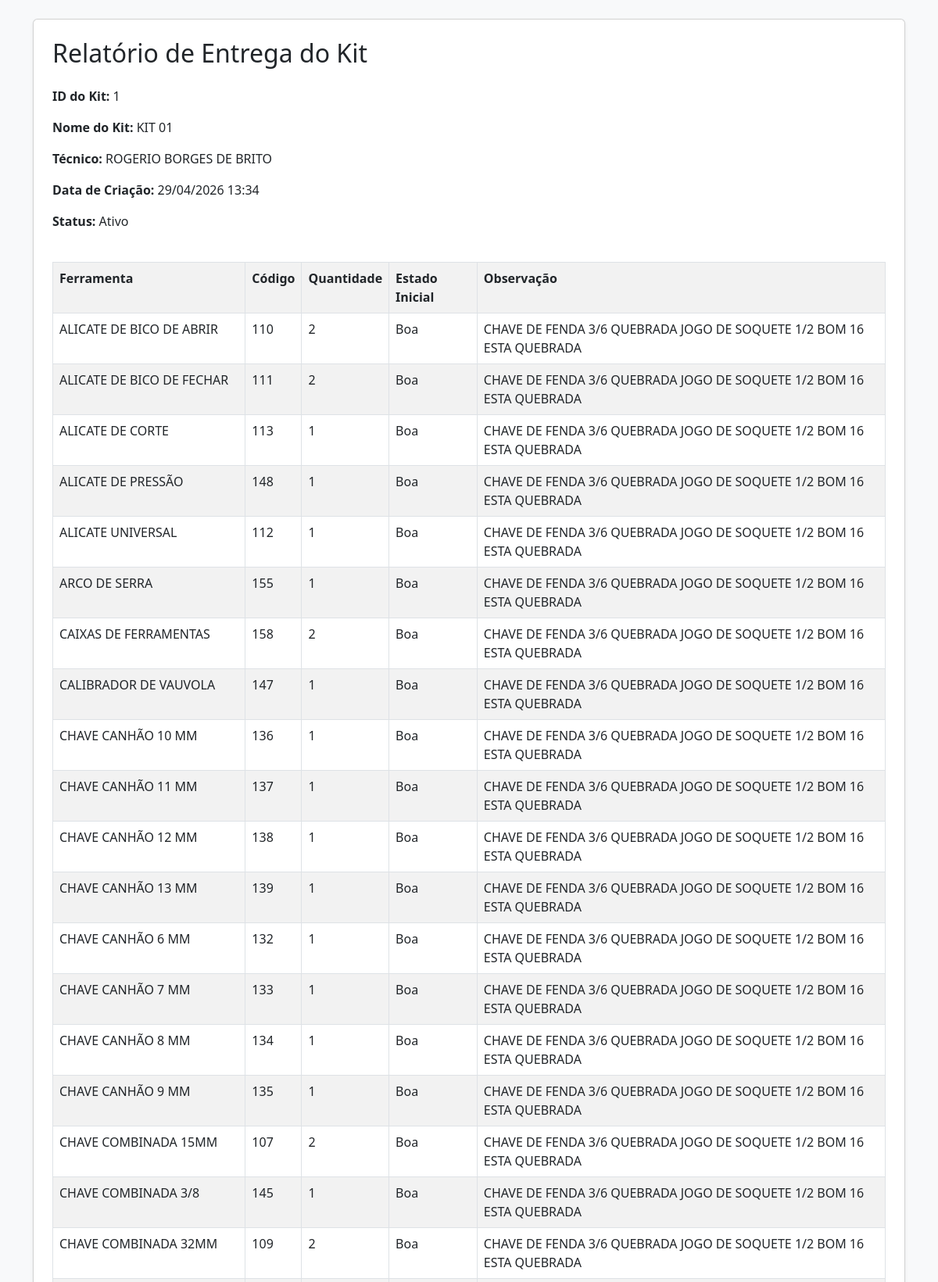
The page /relatorio_entrega_kit/1 (signed in, upper part) on the database its author committed.
### tables this page shows
CREATE TABLE kits (
    id INTEGER PRIMARY KEY AUTOINCREMENT,
    tecnico_id INTEGER,
    nome_kit TEXT,
    data_criacao TEXT,
    status TEXT,
    data_entrega TEXT,
    assinatura_tecnico TEXT,
    assinatura_responsavel TEXT
);

CREATE TABLE tecnicos (
    id INTEGER PRIMARY KEY AUTOINCREMENT,
    nome TEXT
);

CREATE TABLE kit_itens (
    id INTEGER PRIMARY KEY AUTOINCREMENT,
    kit_id INTEGER,
    ferramenta_id INTEGER,
    quantidade INTEGER,
    estado_inicial TEXT,
    observacao TEXT
);

CREATE TABLE ferramentas (
    id INTEGER PRIMARY KEY AUTOINCREMENT,
    nome TEXT,
    codigo TEXT UNIQUE,
    status TEXT,
    tecnico TEXT,
    data_retirada TEXT,
    data_devolucao TEXT,
    foto TEXT,
    assinatura TEXT
);

### app.py (the view, shortened to what this page needs)
@app.route("/relatorio_entrega_kit/<int:kit_id>", methods=["GET", "POST"])
def relatorio_entrega_kit(kit_id):
    if not admin_logado():
        return redirect("/login")
    conn = conectar()
    cursor = conn.cursor()
    cursor.execute("""
    SELECT kits.id, kits.nome_kit, tecnicos.nome, kits.data_criacao, kits.status,
           kits.data_entrega, kits.assinatura_tecnico, kits.assinatura_responsavel
    FROM kits
    INNER JOIN tecnicos ON kits.tecnico_id = tecnicos.id
    WHERE kits.id = ?
    """, (kit_id,))
    kit = cursor.fetchone()
    cursor.execute("""
    SELECT kit_itens.id, ferramentas.nome, ferramentas.codigo, kit_itens.quantidade,
           kit_itens.estado_inicial, kit_itens.observacao
    FROM kit_itens
    INNER JOIN ferramentas ON kit_itens.ferramenta_id = ferramentas.id
    WHERE kit_itens.kit_id = ?
    ORDER BY ferramentas.nome
    """, (kit_id,))
    itens = cursor.fetchall()
    conn.close()
    return render_template("relatorio_entrega_kit.html", kit=kit, itens=itens)

### app.py (called while the page is built)
def conectar():
    return sqlite3.connect("database.db")

def admin_logado():
    return "usuario" in session

### templates/relatorio_entrega_kit.html (shortened to what this page needs)
<!DOCTYPE html>
<html>
<head>
<link href="https://cdn.jsdelivr.net/npm/bootstrap@5.3.0/dist/css/bootstrap.min.css" rel="stylesheet">
</head>
<body class="bg-light">
<div class="container mt-4">
    <div class="card p-4 shadow-sm">
        <h2 class="mb-4">Relatório de Entrega do Kit</h2>
        {% if kit %}
        <p><strong>ID do Kit:</strong> {{ kit[0] }}</p>
        <p><strong>Nome do Kit:</strong> {{ kit[1] }}</p>
        <p><strong>Técnico:</strong> {{ kit[2] }}</p>
        <p><strong>Data de Criação:</strong> {{ kit[3] }}</p>
        <p><strong>Status:</strong> {{ kit[4] }}</p>
        <table class="table table-bordered table-striped mt-4">
            <tr>
                <th>Ferramenta</th>
                <th>Código</th>
                <th>Quantidade</th>
                <th>Estado Inicial</th>
                <th>Observação</th>
            </tr>
            {% for item in itens %}
            <tr>
                <td>{{ item[1] }}</td>
                <td>{{ item[2] }}</td>
                <td>{{ item[3] }}</td>
                <td>{{ item[4] }}</td>
                <td>{{ item[5] }}</td>
            </tr>
            {% endfor %}
        </table>
        {% endif %}
    </div>
</div>
</body>
</html>

### rows shown on the page
kits: id "1", nome_kit "KIT 01", data_criacao "29/04/2026 13:34", status "Ativo"
tecnicos: nome "ROGERIO BORGES DE BRITO"
kit_itens: nome "ALICATE DE BICO DE ABRIR", codigo "110", quantidade "2", estado_inicial "Boa", observacao "CHAVE DE FENDA 3/6 QUEBRADA JOGO DE SOQUETE 1/2 BOM 16 ESTA QUEBRADA"
kit_itens: nome "ALICATE DE BICO DE FECHAR", codigo "111", quantidade "2", estado_inicial "Boa", observacao "CHAVE DE FENDA 3/6 QUEBRADA JOGO DE SOQUETE 1/2 BOM 16 ESTA QUEBRADA"
kit_itens: nome "ALICATE DE CORTE", codigo "113", quantidade "1", estado_inicial "Boa", observacao "CHAVE DE FENDA 3/6 QUEBRADA JOGO DE SOQUETE 1/2 BOM 16 ESTA QUEBRADA"
kit_itens: nome "ALICATE DE PRESSÃO", codigo "148", quantidade "1", estado_inicial "Boa", observacao "CHAVE DE FENDA 3/6 QUEBRADA JOGO DE SOQUETE 1/2 BOM 16 ESTA QUEBRADA"
kit_itens: nome "ALICATE UNIVERSAL", codigo "112", quantidade "1", estado_inicial "Boa", observacao "CHAVE DE FENDA 3/6 QUEBRADA JOGO DE SOQUETE 1/2 BOM 16 ESTA QUEBRADA"
kit_itens: nome "ARCO DE SERRA", codigo "155", quantidade "1", estado_inicial "Boa", observacao "CHAVE DE FENDA 3/6 QUEBRADA JOGO DE SOQUETE 1/2 BOM 16 ESTA QUEBRADA"
kit_itens: nome "CAIXAS DE FERRAMENTAS", codigo "158", quantidade "2", estado_inicial "Boa", observacao "CHAVE DE FENDA 3/6 QUEBRADA JOGO DE SOQUETE 1/2 BOM 16 ESTA QUEBRADA"
kit_itens: nome "CALIBRADOR DE VAUVOLA", codigo "147", quantidade "1", estado_inicial "Boa", observacao "CHAVE DE FENDA 3/6 QUEBRADA JOGO DE SOQUETE 1/2 BOM 16 ESTA QUEBRADA"
kit_itens: nome "CHAVE CANHÃO 10 MM", codigo "136", quantidade "1", estado_inicial "Boa", observacao "CHAVE DE FENDA 3/6 QUEBRADA JOGO DE SOQUETE 1/2 BOM 16 ESTA QUEBRADA"
kit_itens: nome "CHAVE CANHÃO 11 MM", codigo "137", quantidade "1", estado_inicial "Boa", observacao "CHAVE DE FENDA 3/6 QUEBRADA JOGO DE SOQUETE 1/2 BOM 16 ESTA QUEBRADA"
kit_itens: nome "CHAVE CANHÃO 12 MM", codigo "138", quantidade "1", estado_inicial "Boa", observacao "CHAVE DE FENDA 3/6 QUEBRADA JOGO DE SOQUETE 1/2 BOM 16 ESTA QUEBRADA"
kit_itens: nome "CHAVE CANHÃO 13 MM", codigo "139", quantidade "1", estado_inicial "Boa", observacao "CHAVE DE FENDA 3/6 QUEBRADA JOGO DE SOQUETE 1/2 BOM 16 ESTA QUEBRADA"
kit_itens: nome "CHAVE CANHÃO 6 MM", codigo "132", quantidade "1", estado_inicial "Boa", observacao "CHAVE DE FENDA 3/6 QUEBRADA JOGO DE SOQUETE 1/2 BOM 16 ESTA QUEBRADA"
kit_itens: nome "CHAVE CANHÃO 7 MM", codigo "133", quantidade "1", estado_inicial "Boa", observacao "CHAVE DE FENDA 3/6 QUEBRADA JOGO DE SOQUETE 1/2 BOM 16 ESTA QUEBRADA"
kit_itens: nome "CHAVE CANHÃO 8 MM", codigo "134", quantidade "1", estado_inicial "Boa", observacao "CHAVE DE FENDA 3/6 QUEBRADA JOGO DE SOQUETE 1/2 BOM 16 ESTA QUEBRADA"
kit_itens: nome "CHAVE CANHÃO 9 MM", codigo "135", quantidade "1", estado_inicial "Boa", observacao "CHAVE DE FENDA 3/6 QUEBRADA JOGO DE SOQUETE 1/2 BOM 16 ESTA QUEBRADA"
kit_itens: nome "CHAVE COMBINADA 15MM", codigo "107", quantidade "2", estado_inicial "Boa", observacao "CHAVE DE FENDA 3/6 QUEBRADA JOGO DE SOQUETE 1/2 BOM 16 ESTA QUEBRADA"
kit_itens: nome "CHAVE COMBINADA 3/8", codigo "145", quantidade "1", estado_inicial "Boa", observacao "CHAVE DE FENDA 3/6 QUEBRADA JOGO DE SOQUETE 1/2 BOM 16 ESTA QUEBRADA"
kit_itens: nome "CHAVE COMBINADA 32MM", codigo "109", quantidade "2", estado_inicial "Boa", observacao "CHAVE DE FENDA 3/6 QUEBRADA JOGO DE SOQUETE 1/2 BOM 16 ESTA QUEBRADA"
